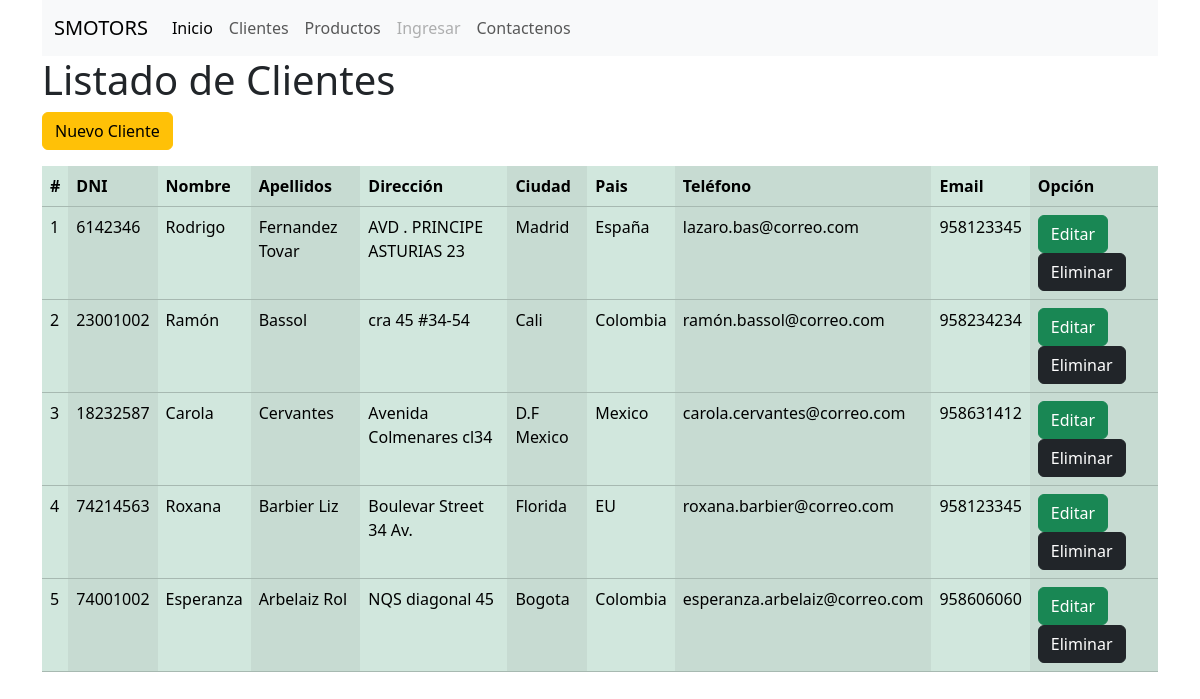
Before: /clientes/ with the older database file.
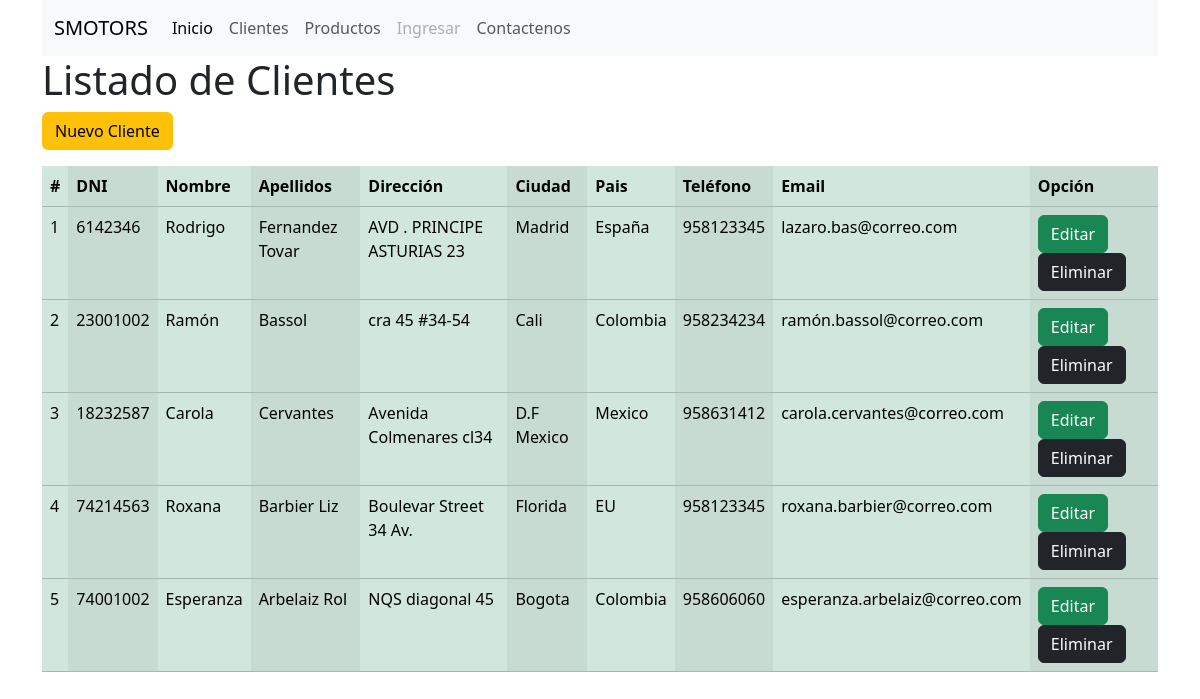
After: the same page with the newer database file.
### clientes/models.py (models this page shows)
class Clientes(models.Model):
    id_cliente = models.AutoField(primary_key=True)
    cedula_cliente = models.IntegerField()
    nombre_cliente = models.CharField(max_length=50)
    apellidos_cliente = models.CharField(max_length=50)
    direccion_cliente = models.CharField(max_length=100)
    ciudad_cliente = models.CharField(max_length=50)
    pais_cliente = models.CharField(max_length=50)
    telefono_cliente = models.IntegerField()
    email_cliente = models.CharField(max_length=50)
    def __str__(self):
        return f'{self.nombre_cliente} {self.apellidos_cliente}'

### clientes/views.py (the view)
# urls.py: path('clientes/', views.clientes, name='clientes'),
def  clientes(request):
        clientes = Clientes.objects.all()#se trae todos los registros de la tabla clientes
        print(clientes)#definir llave
        contexto = {
                'clientes' : clientes
        }
        return render(request, 'clientes.html', contexto)

### clientes/templates/clientes.html (shortened to what this page needs)
{% extends 'base.html' %}
{% block contenido %}
        <h1>Listado de Clientes</h1>
            <p><a class="btn btn-warning"  href="{% url 'crearCliente' %}" >Nuevo Cliente</a></p>
        <table class="table table-success table-striped-columns">
                <thead>
                        <th>#</th>
                        <th>DNI</th>
                        <th>Nombre</th>
                        <th>Apellidos</th>
                        <th>Dirección</th>
                        <th>Ciudad</th>
                        <th>Pais</th>
                        <th>Teléfono</th>
                        <th>Email</th>
                        <th>Opción</th>
                </thead>
                <tbody>
                        {% for cliente in clientes %}
                        <tr>
                            <td>{{cliente.id_cliente}}</td>
                            <td>{{cliente.cedula_cliente}}</td>
                            <td>{{cliente.nombre_cliente}}</td>
                            <td>{{cliente.apellidos_cliente}}</td>
                            <td>{{cliente.direccion_cliente}}</td>
                            <td>{{cliente.ciudad_cliente}}</td>
                            <td>{{cliente.pais_cliente}}</td>
                            <td>{{cliente.telefono_cliente}}</td>
                            <td>{{cliente.email_cliente}}</td>
                            <td>
                                <a href="{% url 'editarCliente' cliente.id_cliente %}" class="btn btn-success">Editar</a>
                                <a href="{% url 'eliminarCliente' cliente.id_cliente %}" class="btn btn-dark">Eliminar</a>
                            </td>
                        </tr>
                        {% endfor %}
                </tbody>
        </table>
{% endblock %}

### clientes/templates/base.html (shortened to what this page needs)
<!DOCTYPE html>
<html lang="en">
<head>
    {% load bootstrap5 %}
    {% bootstrap_css %}
</head>
<body>
<div class="container">
<nav class="navbar navbar-expand-lg bg-light">
    <div class="container-fluid">
        <a class="navbar-brand" href="#">SMOTORS</a>
        <div class="collapse navbar-collapse" id="navbarNav">
            <ul class="navbar-nav">
                <li class="nav-item">
                    <a class="nav-link active" aria-current="page" href="{% url 'inicio' %}">Inicio</a>
                </li>
                <li class="nav-item">
                    <a class="nav-link" href="{% url 'clientes' %}">Clientes</a>
                </li>
                <li class="nav-item">
                    <a class="nav-link" href="#">Productos</a>
                </li>
                <li class="nav-item">
                    <a class="nav-link disabled">Ingresar</a>
                </li>
                <li class="nav-item">
                    <a class="nav-link" href="{% url 'contactenos' %}">Contactenos</a>
                </li>
            </ul>
        </div>
    </div>
</nav>
            {% block contenido %}
            {% endblock%}
    </div>
</body>
</html>

Changed rows visible on the page:
changed Clientes "Rodrigo": telefono_cliente "lazaro.bas@correo.com" → "958123345"; email_cliente "958123345" → "lazaro.bas@correo.com"
changed Clientes "Ramón": telefono_cliente "ramón.bassol@correo.com" → "958234234"; email_cliente "958234234" → "ramón.bassol@correo.com"
changed Clientes "Carola": telefono_cliente "carola.cervantes@correo.com" → "958631412"; email_cliente "958631412" → "carola.cervantes@correo.com"
changed Clientes "Roxana": telefono_cliente "roxana.barbier@correo.com" → "958123345"; email_cliente "958123345" → "roxana.barbier@correo.com"
changed Clientes "Esperanza": telefono_cliente "esperanza.arbelaiz@correo.com" → "958606060"; email_cliente "958606060" → "esperanza.arbelaiz@correo.com"
